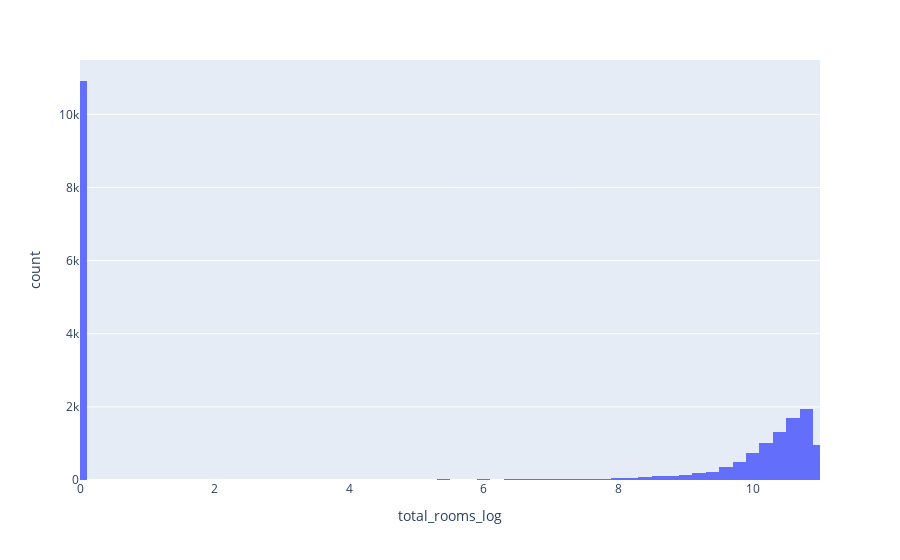

Source (notebook cell):
### Code cell
# Clipping data
max=11
min=5
df[df['total_rooms_log']>max] = 0
df[df['total_rooms_log']<min] = 0
print(df['total_rooms_log'])
plot2 = px.histogram(data_frame=df, x=df['total_rooms_log'], range_x=[np.min(df['total_rooms_log']), np.max(df['total_rooms_log'])])
plot2.show()

### Figure 1 — Plotly figure (JSON) as saved in the notebook; plotly's stock layout.template omitted (floating-point values rounded to 4 significant figures; data arrays with more than 128 entries replaced by an {"elided": "..."} marker saying what was removed)
{"data": [{"alignmentgroup": "True", "bingroup": "x", "hovertemplate": "total_rooms_log=%{x}<br>count=%{y}<extra></extra>", "legendgroup": "", "marker": {"color": "#636efa", "pattern": {"shape": ""}}, "name": "", "offsetgroup": "", "orientation": "v", "showlegend": false, "type": "histogram", "x": {"elided": "20640 float values"}, "xaxis": "x", "yaxis": "y"}], "layout": {"autosize": true, "barmode": "relative", "legend": {"tracegroupgap": 0}, "margin": {"t": 60}, "xaxis": {"anchor": "y", "domain": [0, 1], "range": [0, 11], "title": {"text": "total_rooms_log"}, "type": "linear"}, "yaxis": {"anchor": "x", "autorange": true, "domain": [0, 1], "range": [0, 11490.0], "title": {"text": "count"}}}}
